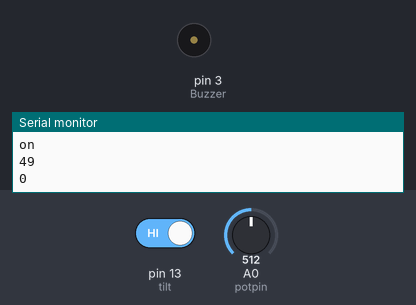
Recording of a sketch running on a simulated Arduino Uno, built with avr-gcc and run on an emulated ATmega328P. On the bench: buzzer (waves = sounding), the last lines printed to the serial monitor. The inputs (shaded band) are chosen by the test bench; at power-on: pin 13 (tilt) HIGH, A0 (potpin) = 512.

Above: at 1.8 s.
1.9 s: pin 13 (tilt) driven LOW
At 2.9 s:
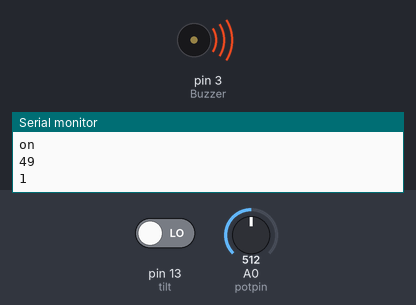
3.7 s: A0 (potpin) set to 122
Timing chart, 0 to 6.7 s (numbered marks = the images above; inputs shaded):
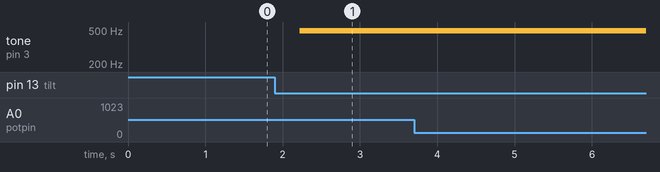

The sketch:

disaster.ino
```cpp
//기울기 + 피에조 + 온도

int tilt = 13;
int Buzzer = 3;
int potpin = A0;
int tmp = 0;

void setup(){

  Serial.begin(9600);
  pinMode(Buzzer,OUTPUT);
  pinMode(tilt,INPUT);
}

void loop(){
  //온도
  int val = analogRead(potpin);
  tmp = (val-20)/10;
  if (26 < tmp) {
    Serial.println("on ");
    Serial.println(tmp);
    digitalWrite(Buzzer, HIGH);
    delay(100);
  }
  else {
    Serial.println("off ");
    Serial.println(tmp);
    digitalWrite(Buzzer, LOW);
    delay(100);
  }

  //기울기
  if(digitalRead(tilt)==LOW){
    Serial.println("1");
    analogWrite(Buzzer, 32);
    delay(960);
  }else{
    Serial.println("0");
    digitalWrite(Buzzer, LOW);
    delay(960);
  }

}
```

Measured:
- after the input at 1.9 s, tone on pin 3 (Buzzer): silent → 490 Hz after 0.32 s
